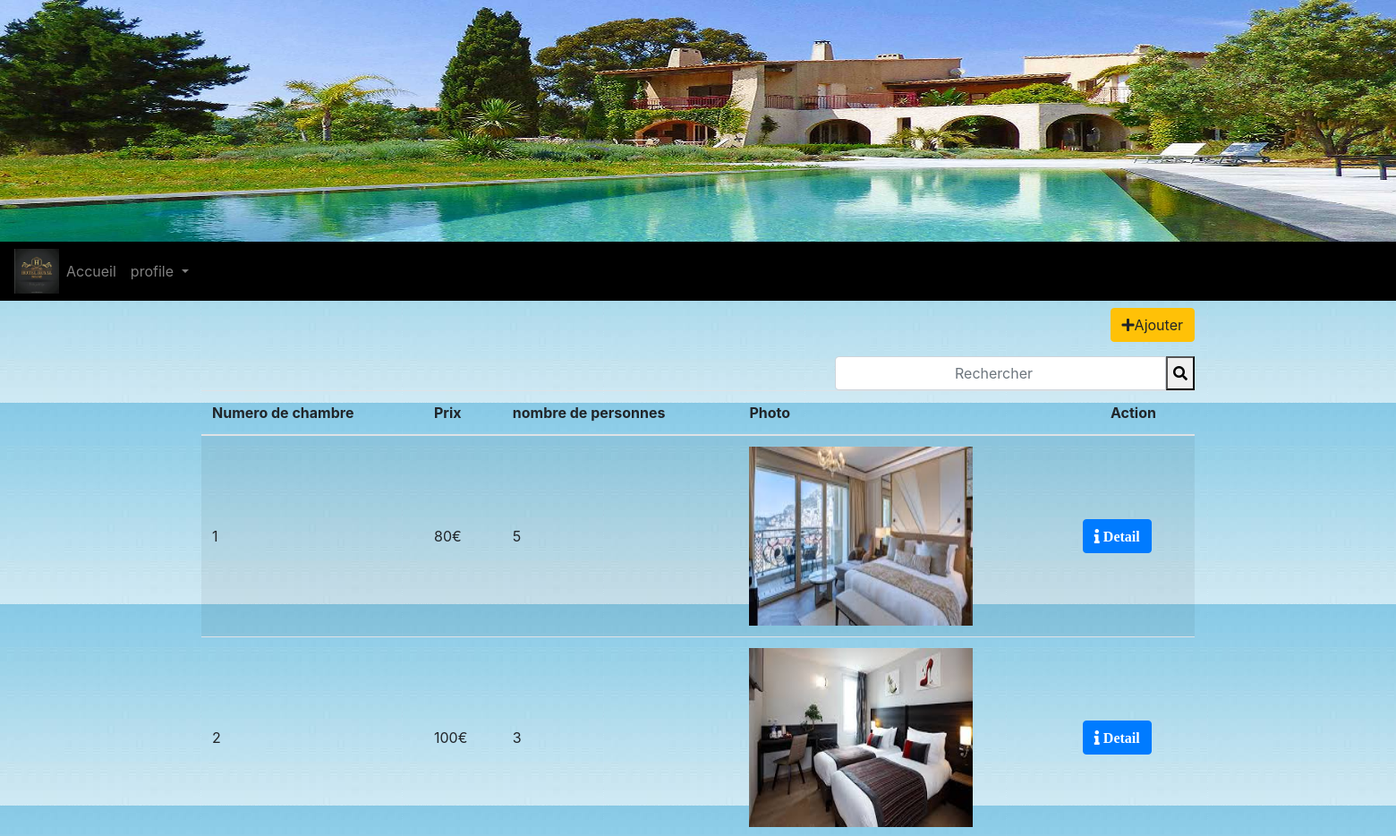
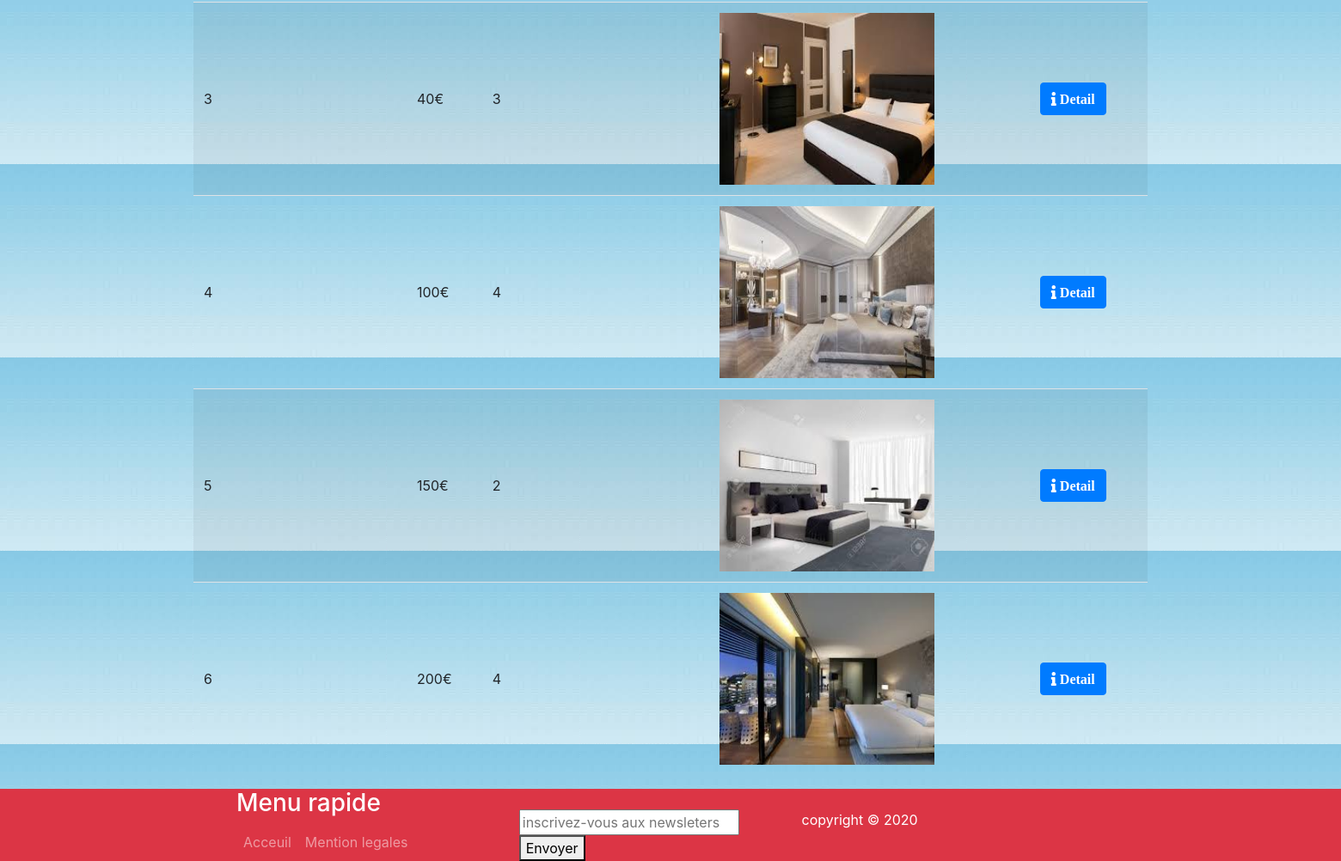
The app's page /admin/select.php with its own data (2 pictures, top to bottom).
### tables this page shows
CREATE TABLE `chambre` (
  `numchambre` int(10) NOT NULL,
  `prix` int(10) NOT NULL,
  `nblits` int(10) NOT NULL,
  `nbpers` int(10) NOT NULL,
  `confort` varchar(500) NOT NULL,
  `image` varchar(100) NOT NULL,
  `description` text NOT NULL
);

### admin/select.php (the view, shortened to what this page needs)
<?php
require_once('../connexion.php');
if($connect){
    if(isset($_POST['mcle'])){
        $mcle = trim(htmlspecialchars($_POST['mcle']));
        $sql = "SELECT * FROM chambre WHERE nbpers LIKE '$mcle%'";
    }else{
        $sql = "SELECT * FROM chambre";
    }
        $res = mysqli_query($connect,$sql);
        require_once('../partials/header.php');
}
?>
<div class="container">
<p class='text-right mt-2'>
            <a href="ajouter.php" class="btn btn-warning"><i class='fa fa-plus'></i>Ajouter</a>
        </p>
        <div class='input-group justify-content-end '>
            <input  type="search" class="form-control col-4 text-center" name="mcle" id='mcle' placeholder="Rechercher" value="">
            <button type="button">
                <i class="fa fa-search" ></i>
            </button>
        </div>
    <table class='table table-striped'>
        <thead >
            <tr >
                <th>Numero de chambre</th>
                <th>Prix</th>
                <th>nombre de personnes</th>
                <th>Photo</th>
                <th class="text-center " colspan = 3>Action</th>
            </tr>
        </thead>
        <tbody >
        <?php  if($res){
                    while($rows = mysqli_fetch_assoc($res)){
        ?>
        <tr class="">
            <td class="align-middle"><?= $rows['numchambre'] ?></td>
            <td class="align-middle"><?= $rows['prix'] ?>&euro;</td>
            <td class="align-middle"><?= $rows['nbpers'] ?></td>
            <td class="align-middle"><img src="../image/<?= $rows['image'];?>" style='width:250px; height:200px' alt=""></td>
            <td class="align-middle"><a href="detail.php?id=<?= $rows['numchambre'] ?>" class="btn btn-primary" ><i class="fas fa-info "> Detail </a></td>
            </tr>
            <?php }} ?>
        </tbody>
    </table>
</div>
<?php
require_once('../partials/footer.php')
?>

### partials/header.php (shortened to what this page needs)
<!DOCTYPE html>
<html lang="en">
<head>
  <link rel="stylesheet" href="https://maxcdn.bootstrapcdn.com/bootstrap/4.4.1/css/bootstrap.min.css">
  <link rel="stylesheet" href="https://use.fontawesome.com/releases/v5.7.0/css/all.css">
</head>
<body style="background-image : url(../image/fond.png)">
<div >
<img src="../image/hote.png" alt="" style="width:1665px; height:270px">
</div>
<nav class="navbar navbar-expand-sm navbar-dark" style="background-color: black">
<a href="../image/logo.png"><img src="../image/logo.png" alt="" style="width:50px; height:50px"></a>
<ul class="navbar-nav">
    <li class="nav-item">
      <a class="nav-link" href="<?php ROOT;?>accueil.php ">Accueil</a>
    </li>
    <li class="nav-item dropdown ml-auto ">
      <a class="nav-link dropdown-toggle" href="#" id="navbardrop" data-toggle="dropdown">
        <?php
        if(isset($_SESSION['user']['role'])){
          echo $_SESSION['user']['login'];
        }else{
        echo"profile";
      }?>
      </a>
    </li>
  </ul>
</nav>

### partials/footer.php (shortened to what this page needs)
<footer class="text-white">
<nav class="navbar-expand-sm bg-danger  navbar-dark ">
<div class="row offset-2">
  <div  class="col-3">
  <h3>Menu rapide</h3>
  <ul class="navbar-nav">
    <li class="nav-item">
      <a class="nav-link" href="<?php ROOT;?>accueil.php ">Acceuil</a>
    </li>
    <li class="nav-item">
      <a class="nav-link" href="<?php ROOT;?>mentionlegale.php ">Mention legales</a>
    </li>
  </ul>
    </div>
    <div class="col-3 mt-4">
        <form action="">
            <input type="text" name="newsletters" placeholder="inscrivez-vous aux newsleters">
            <button type="submit">Envoyer</button>
        </form>
    </div>
    <div class="col-2 mt-4 ">
        <p>copyright &copy; 2020</p>
    </div>
</nav>
</footer>
</body>
</html>

### records on screen
chambre: numchambre "1", prix "80", nbpers "5", image (picture)
chambre: numchambre "2", prix "100", nbpers "3", image (picture)
chambre: numchambre "3", prix "40", nbpers "3", image (picture)
chambre: numchambre "4", prix "100", nbpers "4", image (picture)
chambre: numchambre "5", prix "150", nbpers "2", image (picture)
chambre: numchambre "6", prix "200", nbpers "4", image (picture)
